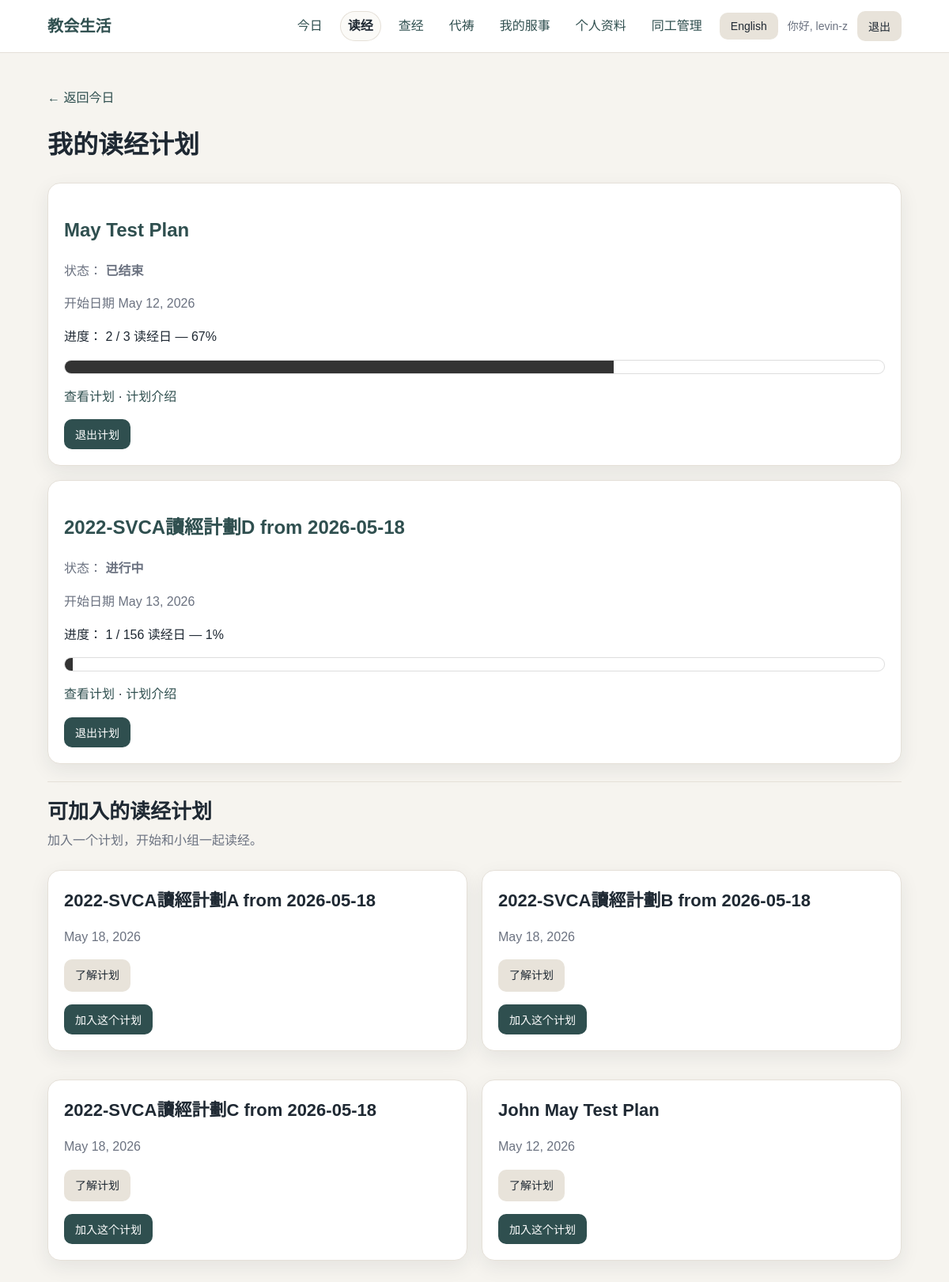
The app's page /plans/my/ (signed in) with its own data.
### reading/models.py (models this page shows, shortened)
class PlanEnrollment(models.Model):
    user = models.ForeignKey(settings.AUTH_USER_MODEL, on_delete=models.CASCADE, related_name="plan_enrollments")
    active_plan = models.ForeignKey(ActivePlan, on_delete=models.CASCADE, related_name="enrollments")
    joined_at = models.DateTimeField(auto_now_add=True)
    class Meta:
        constraints = [
            models.UniqueConstraint(
                fields=["user", "active_plan"],
                name="unique_user_active_plan_enrollment",
            )
        ]

class ActivePlan(models.Model):
    plan = models.ForeignKey(ReadingPlan, on_delete=models.PROTECT, related_name="active_runs")
    start_date = models.DateField()
    title = models.CharField(max_length=150, blank=True)
    class Meta:
        ordering = ["-start_date"]
    def __str__(self):
        return self.title or f"{self.plan.name} from {self.start_date}"
    def current_day_number(self):
        delta = timezone.localdate() - self.start_date
        return delta.days + 1

### reading/views.py (the view)
# urls.py: path("plans/my/", views.my_plans, name="my_plans"),
@login_required
def my_plans(request):
    enrollments = (
        PlanEnrollment.objects.filter(user=request.user)
        .select_related("active_plan", "active_plan__plan")
        .order_by("-joined_at")
    )
    plan_rows = []
    joined_active_plan_ids = enrollments.values_list("active_plan_id", flat=True)
    for enrollment in enrollments:
        active_plan = enrollment.active_plan
        plan_days = list(
            ReadingPlanDay.objects.filter(plan=active_plan.plan).order_by("day_number")
        )
        total_reading_days = len(plan_days)
        checked_days = CheckIn.objects.filter(
            user=request.user,
            active_plan=active_plan,
        ).count()
        progress_percent = (
            round((checked_days / total_reading_days) * 100)
            if total_reading_days
            else 0
        )
        max_day_number = (
            ReadingPlanDay.objects.filter(plan=active_plan.plan)
            .aggregate(max_day=Max("day_number"))
            .get("max_day")
            or 0
        )
        current_day_number = active_plan.current_day_number()
        if current_day_number < 1:
            status = "Not started"
        elif max_day_number and current_day_number > max_day_number:
            status = "Ended"
        else:
            status = "In progress"
        plan_rows.append(
            {
                "enrollment": enrollment,
                "active_plan": active_plan,
                "status": status,
                "checked_days": checked_days,
                "total_reading_days": total_reading_days,
                "progress_percent": progress_percent,
            }
        )
    available_plans = (
        ActivePlan.objects.select_related("plan")
        .filter(plan__is_active=True)
        .exclude(id__in=joined_active_plan_ids)
        .order_by("-start_date")
    )
    for active_plan in available_plans:
        active_plan.has_pinned_guide = active_plan.guide_posts.filter(
            is_pinned=True,
            is_published=True,
        ).exists()
    return render(
        request,
        "reading/my_plans.html",
        {
            "plan_rows": plan_rows,
            "available_plans": available_plans,
        },
    )

### accounts/context_processors.py (called while the page is built, shortened)
def get_active_nav(request):
    resolver_match = getattr(request, "resolver_match", None)
    url_name = getattr(resolver_match, "url_name", "")
    if url_name in STAFF_NAV_URLS:
        return "staff"
    if url_name == "home":
        return "today"
    if url_name in READING_NAV_URLS:
        return "reading"

def language_context(request):
    language = get_user_language(request)
    other_language = "en" if language == "zh" else "zh"
    return {
        "language": language,
        "language_label": SUPPORTED_LANGUAGES[language],
        "other_language": other_language,
        "other_language_label": SUPPORTED_LANGUAGES[other_language],
        "supported_languages": SUPPORTED_LANGUAGES,
        "ui": UI_TEXT[language],
        "active_nav": get_active_nav(request),
    }

### accounts/language.py (called while the page is built)
def normalize_language(language):
    if language in SUPPORTED_LANGUAGES:
        return language
    return DEFAULT_LANGUAGE

def get_user_language(request):
    language = request.GET.get("lang") or request.session.get("language")
    if language:
        return normalize_language(language)
    if request.user.is_authenticated:
        profile = getattr(request.user, "profile", None)
        if profile and profile.preferred_language:
            return normalize_language(profile.preferred_language)
    return DEFAULT_LANGUAGE

### templates/reading/my_plans.html (shortened to what this page needs)
{% extends "base.html" %}
{% block content %}
<p>
    <a href="{% url 'home' %}">← {{ ui.back_to_today }}</a>
</p>
<h1>{{ ui.my_reading_plans }}</h1>
{% if plan_rows %}
    {% for row in plan_rows %}
<div class="card">
    <h2>
        <a href="{% url 'active_plan_detail' row.active_plan.id %}">
            {{ row.active_plan }}
        </a>
    </h2>
    <p class="muted">
        {{ ui.status_label }}{% if language == "zh" %}：{% else %}:{% endif %}
        <strong>
            {% if row.status == "Not started" %}
                {{ ui.not_started }}
            {% elif row.status == "Ended" %}
                {{ ui.ended }}
            {% else %}
                {{ ui.in_progress }}
            {% endif %}
        </strong>
    </p>
    <p class="muted">
        {{ ui.starts_on }} {{ row.active_plan.start_date }}
    </p>
    <p>
        {{ ui.progress }}{% if language == "zh" %}：{% else %}:{% endif %}
        {{ row.checked_days }} / {{ row.total_reading_days }} {{ ui.reading_days }}
        — {{ row.progress_percent }}%
    </p>
    <div style="border: 1px solid #ddd; height: 18px; border-radius: 999px; overflow: hidden; margin-bottom: 12px;">
        <div style="height: 18px; width: {{ row.progress_percent }}%; background: #333;"></div>
    </div>
    <p>
        <a href="{% url 'active_plan_detail' row.active_plan.id %}">
            {{ ui.view_plan }}
        </a>
        ·
        <a href="{% url 'active_plan_intro' row.active_plan.id %}">
            {% if language == "zh" %}计划介绍{% else %}Introduction{% endif %}
        </a>
    </p>
    <form method="post" action="{% url 'leave_active_plan' row.active_plan.id %}">
        <button type="submit">
            {{ ui.leave_plan }}
        </button>
    </form>
</div>
    {% endfor %}
{% else %}
<div class="card">
    <p>{{ ui.no_reading_plan_yet }}</p>
</div>
{% endif %}
<hr class="divider">
<div class="page-header">
    <h2 class="page-title" style="font-size: 26px;">{{ ui.available_plans }}</h2>
    <p class="page-subtitle">{{ ui.available_plans_subtitle }}</p>
</div>
{% if available_plans %}
<div class="grid grid-2">
    {% for active_plan in available_plans %}
    <div class="card">
        <h3 class="card-title">{{ active_plan }}</h3>
        <p class="muted">{{ active_plan.start_date }}</p>
        <p>
            <a class="button button-secondary" href="{% url 'active_plan_intro' active_plan.id %}">
                {% if language == "zh" %}了解计划{% else %}Learn More{% endif %}
            </a>
        </p>
        <form method="post" action="{% url 'join_active_plan' active_plan.id %}">
            <button type="submit">{{ ui.join_this_plan }}</button>
        </form>
    </div>
    {% endfor %}
</div>
{% else %}
<div class="card">
    <p class="muted">{{ ui.no_available_plans }}</p>
</div>
{% endif %}
{% endblock %}

### templates/base.html (shortened to what this page needs)
{% load static %}
<!doctype html>
<html lang="en">
<head>
    <link rel="stylesheet" href="{% static 'css/app.css' %}">
</head>
<body>
    <header class="site-header">
        <div class="site-header-inner">
            <a class="brand" href="{% url 'home' %}">{{ ui.site_title }}</a>
            <nav class="nav">
                {% if user.is_authenticated %}
                <a class="nav-link{% if active_nav == 'today' %} active{% endif %}"
                   href="{% url 'home' %}">{{ ui.today }}</a>
                <a class="nav-link{% if active_nav == 'reading' %} active{% endif %}"
                   href="{% url 'my_plans' %}">{{ ui.my_plans }}</a>
                <a class="nav-link{% if active_nav == 'bible_study' %} active{% endif %}"
                   href="{% url 'study_session_list' %}">
                    {% if language == "zh" %}查经{% else %}Bible Study{% endif %}
                </a>
                <a class="nav-link{% if active_nav == 'prayer' %} active{% endif %}"
                   href="{% url 'prayer_list' %}">
                    {% if language == "zh" %}代祷{% else %}Prayer{% endif %}
                </a>
                <a class="nav-link{% if active_nav == 'my_serving' %} active{% endif %}"
                   href="{% url 'my_serving' %}">
                    {% if language == "zh" %}我的服事{% else %}My Serving{% endif %}
                </a>
                <a class="nav-link{% if active_nav == 'profile' %} active{% endif %}"
                   href="{% url 'profile' %}">{{ ui.profile }}</a>
                {% if user.is_staff %}
                <details class="nav-staff-menu">
                    <summary class="nav-link{% if active_nav == 'staff' %} active{% endif %}">
                        {% if language == "zh" %}同工管理{% else %}Staff{% endif %}
                    </summary>
                </details>
                {% endif %}
                <form method="post" action="{% url 'change_language' %}" class="inline-form">
                    <button type="submit" class="button-secondary">
                        {{ other_language_label }}
                    </button>
                </form>
                <span class="nav-user">{{ ui.hi }}, {{ user.username }}</span>
                <form method="post" action="{% url 'logout' %}" class="inline-form">
                    <button type="submit" class="button-secondary">{{ ui.logout }}</button>
                </form>
                {% endif %}
            </nav>
        </div>
    </header>
    <main class="container">
        {% block content %}{% endblock %}
    </main>
</body>
</html>

### static/css/app.css (style rules this page uses)
:root { --bg: #f6f4ef; --surface: #ffffff; --surface-soft: #fbfaf7; --text: #1f2933; --muted: #6b7280; --border: #e5e0d8; --primary: #2f4f4f; --primary-hover: #243d3d; --danger: #9f2f2f; --shadow: 0 8px 24px rgba(31, 41, 51, 0.08); --radius: 16px; }
* { box-sizing: border-box; }
body { margin: 0; background: var(--bg); color: var(--text); font-family: Arial, "Helvetica Neue", sans-serif; line-height: 1.6; }
a { color: var(--primary); text-decoration: none; }
.site-header { background: var(--surface); border-bottom: 1px solid var(--border); position: sticky; top: 0; z-index: 10; }
.site-header-inner { max-width: 1120px; margin: 0 auto; padding: 14px 20px; display: flex; align-items: center; justify-content: space-between; gap: 16px; }
.brand { font-weight: 700; font-size: 20px; letter-spacing: 0.2px; }
.nav { display: flex; align-items: center; gap: 12px; flex-wrap: wrap; }
.nav-user { color: var(--muted); font-size: 14px; }
.nav-link { border-radius: 999px; padding: 6px 10px; color: var(--primary); }
.nav-link.active { background: var(--surface-soft); box-shadow: inset 0 0 0 1px var(--border); color: var(--text); font-weight: 700; text-decoration: none; }
.nav-staff-menu { position: relative; }
.nav-staff-menu summary { color: var(--primary); cursor: pointer; list-style: none; }
.container { max-width: 1120px; margin: 0 auto; padding: 28px 20px 48px; }
.page-header { margin-bottom: 24px; }
.page-title { font-size: 32px; line-height: 1.2; margin: 0 0 8px; }
.page-subtitle { color: var(--muted); margin: 0; }
.grid { display: grid; gap: 18px; }
.grid-2 { grid-template-columns: repeat(2, minmax(0, 1fr)); }
.card { background: var(--surface); border: 1px solid var(--border); border-radius: var(--radius); padding: 20px; margin-bottom: 18px; box-shadow: var(--shadow); }
.card-title { margin: 0 0 8px; font-size: 22px; }
.muted { color: var(--muted); }
button, .button { display: inline-block; border: none; border-radius: 10px; background: var(--primary); color: white; padding: 9px 14px; font-size: 14px; cursor: pointer; text-decoration: none; }
.button-secondary { background: #e8e3da; color: var(--text); }
.inline-form { display: inline; }
.divider { border: none; border-top: 1px solid var(--border); margin: 22px 0; }

### records on screen
PlanEnrollment: active_plan "May Test Plan", status_label "状态", ended "已结束", starts_on "开始日期", active_plan.start_date "May 12, 2026", progress "进度", checked_days "2", total_reading_days "3", reading_days "读经日", progress_percent "67", view_plan "查看计划", leave_plan "退出计划"
PlanEnrollment: active_plan "2022-SVCA讀經計劃D from 2026-05-18", status_label "状态", in_progress "进行中", starts_on "开始日期", active_plan.start_date "May 13, 2026", progress "进度", checked_days "1", total_reading_days "156", reading_days "读经日", progress_percent "1", view_plan "查看计划", leave_plan "退出计划"
ActivePlan: title "2022-SVCA讀經計劃A from 2026-05-18", start_date "May 18, 2026", join_this_plan "加入这个计划"
ActivePlan: title "2022-SVCA讀經計劃B from 2026-05-18", start_date "May 18, 2026", join_this_plan "加入这个计划"
ActivePlan: title "2022-SVCA讀經計劃C from 2026-05-18", start_date "May 18, 2026", join_this_plan "加入这个计划"
ActivePlan: title "John May Test Plan", start_date "May 12, 2026", join_this_plan "加入这个计划"

### other values on screen
{{ ui.site_title }} "教会生活"
{{ ui.today }} "今日"
{{ ui.my_plans }} "读经"
{{ ui.profile }} "个人资料"
{{ other_language_label }} "English"
{{ ui.hi }} "你好"
{{ user.username }} "levin-z"
{{ ui.logout }} "退出"
{{ ui.back_to_today }} "返回今日"
{{ ui.my_reading_plans }} "我的读经计划"
{{ ui.available_plans }} "可加入的读经计划"
{{ ui.available_plans_subtitle }} "加入一个计划，开始和小组一起读经。"
